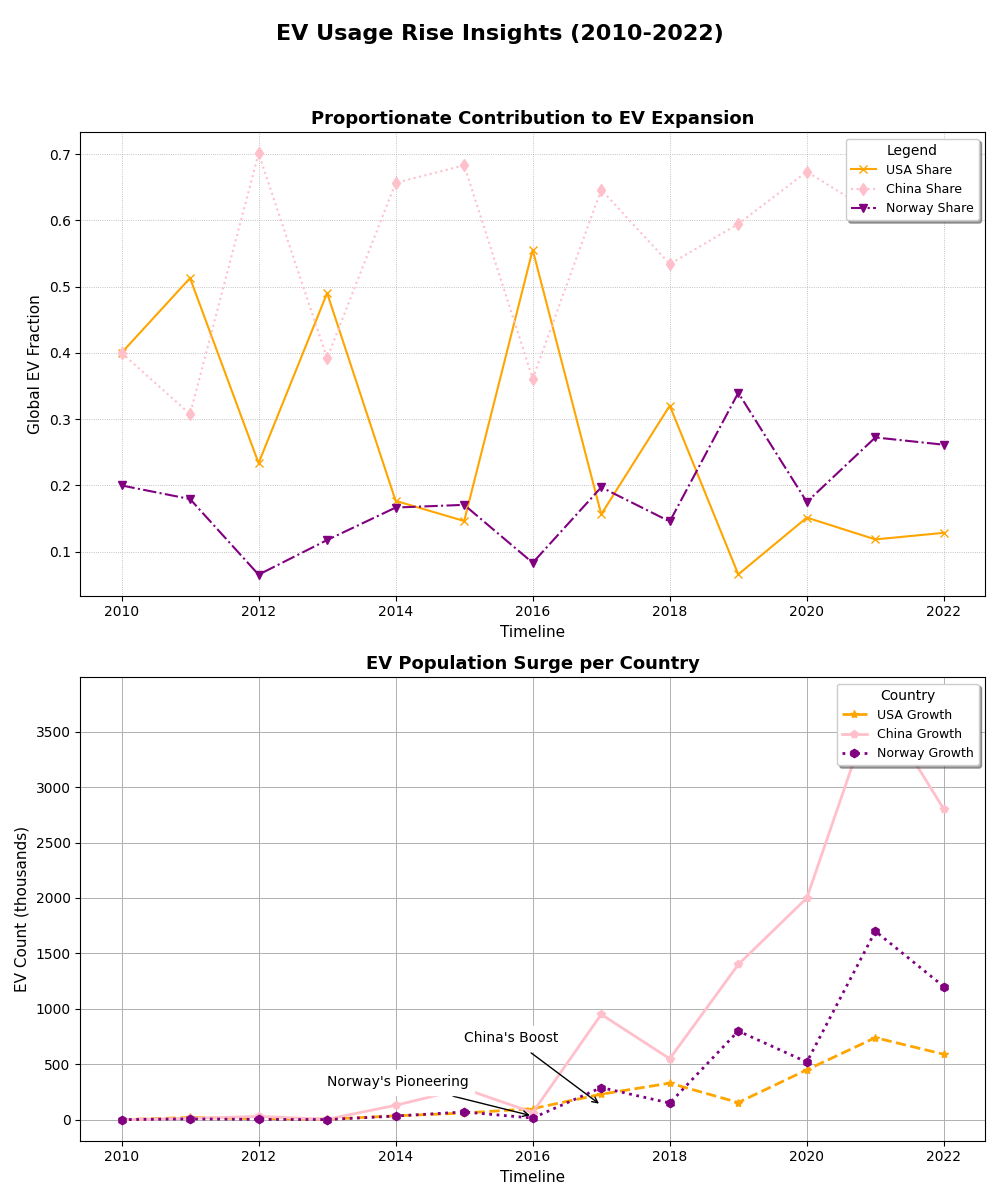

The Python source for this figure:
import matplotlib.pyplot as plt
import numpy as np

years = np.arange(2010, 2023)

usa_ev_growth = np.array([1, 20, 10, 5, 35, 60, 100, 230, 330, 155, 450, 740, 590])
china_ev_growth = np.array([1, 12, 30, 4, 130, 280, 65, 950, 550, 1400, 2000, 3800, 2800])
norway_ev_growth = np.array([0.5, 7, 2.8, 1.2, 33, 70, 15, 290, 150, 800, 520, 1700, 1200])

fig, axs = plt.subplots(2, 1, figsize=(10,12))
fig.suptitle('EV Usage Rise Insights (2010-2022)', fontsize=16, fontweight='bold')

usa_contribution = usa_ev_growth / (usa_ev_growth + china_ev_growth + norway_ev_growth)
china_contribution = china_ev_growth / (usa_ev_growth + china_ev_growth + norway_ev_growth)
norway_contribution = norway_ev_growth / (usa_ev_growth + china_ev_growth + norway_ev_growth)

# Shuffle colors: Changed USA, China, and Norway color assignments
axs[0].plot(years, usa_contribution, label='USA Share', color='orange', linestyle='-', marker='x', linewidth=1.5)
axs[0].plot(years, china_contribution, label='China Share', color='pink', linestyle=':', marker='d', linewidth=1.5)
axs[0].plot(years, norway_contribution, label='Norway Share', color='purple', linestyle='-.', marker='v', linewidth=1.5)

axs[0].set_title('Proportionate Contribution to EV Expansion', fontsize=13, fontweight='bold')
axs[0].set_xlabel('Timeline', fontsize=11)
axs[0].set_ylabel('Global EV Fraction', fontsize=11)
axs[0].legend(loc='upper right', fontsize=9, frameon=True, shadow=True, title='Legend', title_fontsize=10)
axs[0].grid(True, which='both', linestyle=':', linewidth=0.6)

# Shuffle colors: Changed USA, China, and Norway color assignments
axs[1].plot(years, usa_ev_growth, label='USA Growth', color='orange', linestyle='--', marker='*', linewidth=2)
axs[1].plot(years, china_ev_growth, label='China Growth', color='pink', linestyle='-', marker='p', linewidth=2)
axs[1].plot(years, norway_ev_growth, label='Norway Growth', color='purple', linestyle=':', marker='h', linewidth=2)

axs[1].set_title('EV Population Surge per Country', fontsize=13, fontweight='bold')
axs[1].set_xlabel('Timeline', fontsize=11)
axs[1].set_ylabel('EV Count (thousands)', fontsize=11)
axs[1].legend(title="Country", loc='upper right', fontsize=9, frameon=True, shadow=True)
axs[1].grid(which='both', linestyle='-', linewidth=0.7)

axs[1].annotate('China\'s Boost', xy=(2017, 130), xytext=(2015, 700),
                arrowprops=dict(facecolor='black', arrowstyle='->'), fontsize=10, backgroundcolor='w')
axs[1].annotate('Norway\'s Pioneering', xy=(2016, 33), xytext=(2013, 300),
                arrowprops=dict(facecolor='black', arrowstyle='->'), fontsize=10, backgroundcolor='w')

fig.tight_layout(rect=[0, 0, 1, 0.95])

plt.show()
